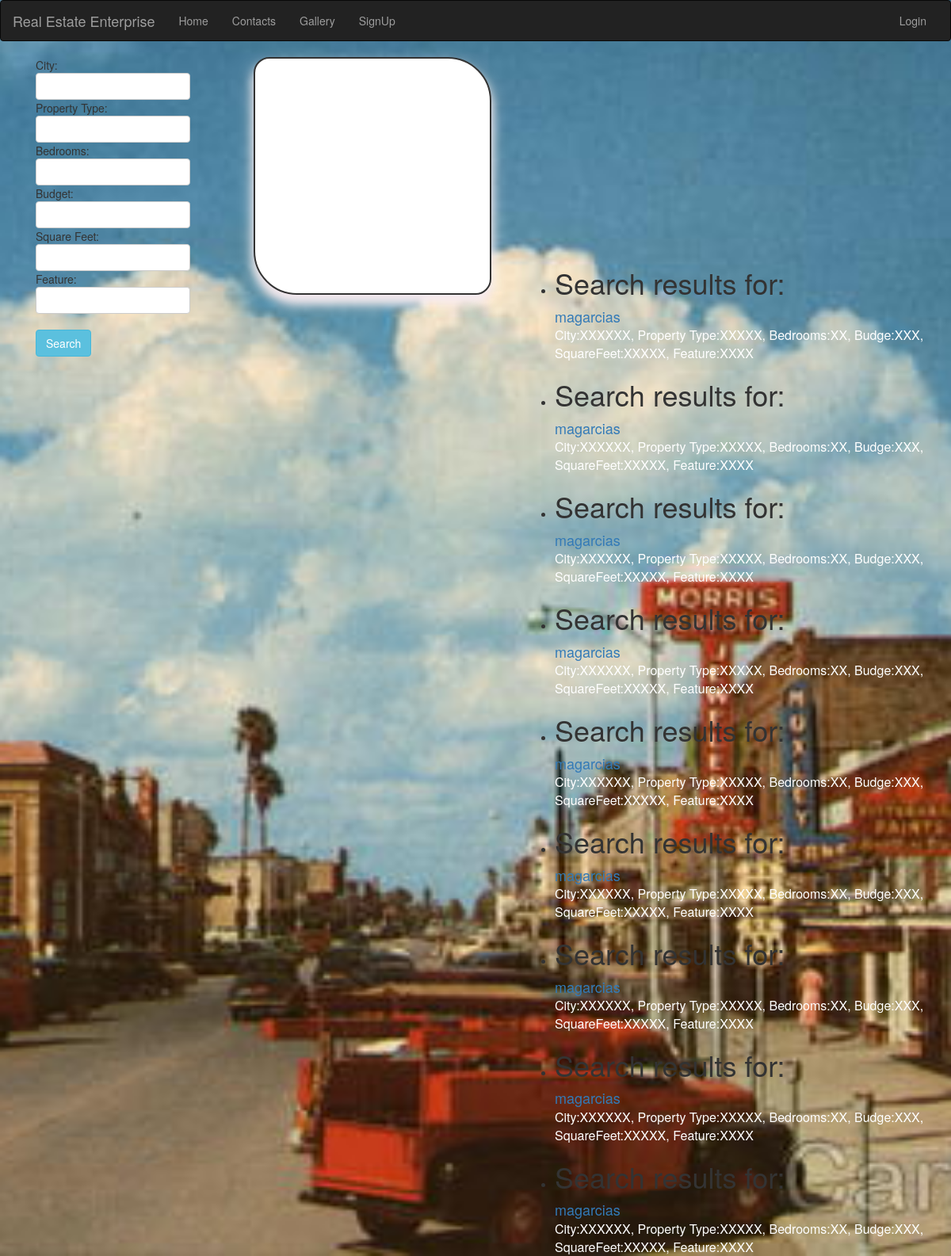
Page /search/magarcias on the committed database.
### login.py (models this page shows, shortened)
class User(UserMixin, db.Model):
    __tablename__ = 'users'
    id = db.Column('id', db.Integer, primary_key=True)
    username = db.Column('username', db.String(16))
    password_hash = db.Column(db.String(64))
    password = db.Column('password',db.String(64))
    password2 = db.Column('password2',db.String(64))
    city = db.Column('city', db.String(16))
    dob = db.Column('dob', db.String(16))
    zipcode = db.Column('zipcode',db.Integer)
    state = db.Column('state', db.String(16))
    address = db.Column('address', db.String(30))
    email = db.Column('email', db.String(25))
    confirmed = db.Column(db.Boolean, nullable=False, default=False)
    confirmed_on = db.Column(db.DateTime, nullable=True)
    name = db.Column('name', db.String(16))
    location = db.Column(db.String(64))
    about_me = db.Column(db.Text())
    posts = db.relationship('Post', backref = 'users',lazy='dynamic')

### login.py (the view)
@app.route('/search/<username>', methods=['POST', 'GET'])
def search(username):
  form = SearchForm()
  user = User.query.filter_by(username = username).first()
  posts = [
        {'author': user, 'body' : 'City:XXXXXX, Property Type:XXXXX, Bedrooms:XX, Budge:XXX, SquareFeet:XXXXX, Feature:XXXX'},
        {'author': user, 'body' : 'City:XXXXXX, Property Type:XXXXX, Bedrooms:XX, Budge:XXX, SquareFeet:XXXXX, Feature:XXXX'},
        {'author': user, 'body' : 'City:XXXXXX, Property Type:XXXXX, Bedrooms:XX, Budge:XXX, SquareFeet:XXXXX, Feature:XXXX'},
        {'author': user, 'body' : 'City:XXXXXX, Property Type:XXXXX, Bedrooms:XX, Budge:XXX, SquareFeet:XXXXX, Feature:XXXX'},
        {'author': user, 'body' : 'City:XXXXXX, Property Type:XXXXX, Bedrooms:XX, Budge:XXX, SquareFeet:XXXXX, Feature:XXXX'},
        {'author': user, 'body' : 'City:XXXXXX, Property Type:XXXXX, Bedrooms:XX, Budge:XXX, SquareFeet:XXXXX, Feature:XXXX'},
        {'author': user, 'body' : 'City:XXXXXX, Property Type:XXXXX, Bedrooms:XX, Budge:XXX, SquareFeet:XXXXX, Feature:XXXX'},
        {'author': user, 'body' : 'City:XXXXXX, Property Type:XXXXX, Bedrooms:XX, Budge:XXX, SquareFeet:XXXXX, Feature:XXXX'},
        {'author': user, 'body' : 'City:XXXXXX, Property Type:XXXXX, Bedrooms:XX, Budge:XXX, SquareFeet:XXXXX, Feature:XXXX'}
       ]
  return render_template('searchlistings.html', user=user, form = form, posts =posts)

### login.py
class SearchForm(FlaskForm):
    city = TextField('City', validators = [Required(), Length(1,16)])
    property_type = TextField('Property Type', validators = [Required(), Length(1,16)])
    bedrooms = TextAreaField('Bedrooms', validators = [Required(), Length(max=30)])
    budget = TextField('Budget', validators=[Required(), Length(max=30)])
    square_feet = TextField('Square Feet', validators=[Required(), Length(max=30)])
    feature = TextField('Feature', validators=[Required(), Length(max=30)])
    search = SubmitField('Search')

### templates/searchlistings.html (shortened to what this page needs)
{% import "bootstrap/wtf.html" as wtf %}
<html>
  <head>
  {% block head %}
      <link rel="stylesheet" href="https://maxcdn.bootstrapcdn.com/bootstrap/3.3.7/css/bootstrap.min.css">
      <link rel= "stylesheet" type= "text/css" href= "{{ url_for('static',filename='css/search.css') }}">
  {% endblock %}
  </head>
  <body>
    {% block navbar %}
    <nav class="navbar navbar-inverse" role="navigation">
      <div class="container-fluid">
        <div class="navbar-header">
          <a class="navbar-brand" href="{{url_for('homepage')}}">Real Estate Enterprise</a>
        </div>
        <div class="collapse navbar-collapse" id="myNavbar">
          <div id="edit-bar">
            <ul class="nav navbar-nav">
              <li>
                 <a href="{{url_for('homepage')}}">Home</a>
              </li>
              <li>
                 <a href="{{url_for('contact')}}">Contacts</a>
              </li>
              <li>
                 <a href="{{url_for('gallery')}}">Gallery</a>
              </li>
              {% if not current_user.is_authenticated%}
              <li>
                <a href="{{url_for('register')}}">SignUp</a>
              </li>
            </ul>
             {% endif %}
          </div>
            <ul class="nav navbar-nav navbar-right">
              {% if current_user.is_authenticated %}
                  <li>
                    <a href="{{url_for('logout') }}">Logout</a>
                  </li>
                  <li>
                    <a href="{{ url_for('user', username=current_user.username) }}">
                       Profile
                    </a>
              {% else %}</li>
                  <li>
                    <a href="{{ url_for('login') }}">Login</a>
                  </li>
              {% endif %}
            </ul>
        </div>
      </div>
    </nav>
    {% endblock %}
  {% block content %}
        <form class="form form-horizontal" method="POST" action="/search">
            <div class="col-sm-4">
              <div id="move">
                <form  id="search-bar">
                    City:<br>
                    <input type="text" class="btn btn-default"  name="firstname">
                    <br>
                    Property Type:<br>
                    <input type="text" class="btn btn-default" name="lastname"><br>
                    Bedrooms:<br>
                    <input type="text" class="btn btn-default"  name="firstname">
                    <br>
                    Budget:<br>
                    <input type="text" class="btn btn-default" name="lastname"><br>
                    Square Feet:<br>
                    <input type="text"  class="btn btn-default" name="firstname">
                    <br>
                    Feature:<br>
                    <input type="text" class="btn btn-default" name="lastname" ><br><br>
                    <input type="submit"  class="btn btn-info" value="Search"><br>
                </form>
              </div>
            </div>
        </form>
      <div class="col-sm-4" id="googlemap">
        <div id= "border-map">
            <div id="map" style="width:300px;height:300px;background:white" lat="26.314392" long="-98.163196"></div>
        </div>
      </div><br>
  <ul class="posts">
  {% for post in posts %}
  <li class="post">
    <div class="post-author">
      <h1>Search results for:</h1>
      <a href="{{ url_for('.user', username=post.author.username) }}">
        {{ post.author.username }}
      </a>
    </div>
    <div class="post-body">{{ post.body }}</div>
  </li>
  {% endfor %}
  </ul>
{% endblock %}
</body>
</html>

### static/css/search.css (style rules this page uses)
body { background:url("san.jpg") no-repeat center fixed; background-size: cover; }
#move { position: absolute; right:40%; }
#border-map { position: absolute; left:-20%; }
#map { position: absolute; left:0%; box-shadow: 0 10px 12px 0 rgba(245, 234, 239, 0.93), 0 10px 20px 0 rgba(254, 246, 241, 0.83); border: 2px solid #333; border-radius: 20px 55px; }
.posts { position: absolute; top:20%; left:55%; }
.post-body { font-size:medium; font-style: normal; color: white; }
.post-author { font-size:large; font-style: normal; }

### rows in the picture
User: author.username "magarcias" "magarcias" "magarcias" "magarcias" "magarcias" "magarcias" "magarcias" "magarcias" "magarcias"

### other values in the picture
{{ post.body }} "City:XXXXXX, Property Type:XXXXX, Bedrooms:XX, Budge:XXX, SquareFeet:XXXXX, Feature:XXXX" "City:XXXXXX, Property Type:XXXXX, Bedrooms:XX, Budge:XXX, SquareFeet:XXXXX, Feature:XXXX" "City:XXXXXX, Property Type:XXXXX, Bedrooms:XX, Budge:XXX, SquareFeet:XXXXX, Feature:XXXX" "City:XXXXXX, Property Type:XXXXX, Bedrooms:XX, Budge:XXX, SquareFeet:XXXXX, Feature:XXXX" "City:XXXXXX, Property Type:XXXXX, Bedrooms:XX, Budge:XXX, SquareFeet:XXXXX, Feature:XXXX" "City:XXXXXX, Property Type:XXXXX, Bedrooms:XX, Budge:XXX, SquareFeet:XXXXX, Feature:XXXX" "City:XXXXXX, Property Type:XXXXX, Bedrooms:XX, Budge:XXX, SquareFeet:XXXXX, Feature:XXXX" "City:XXXXXX, Property Type:XXXXX, Bedrooms:XX, Budge:XXX, SquareFeet:XXXXX, Feature:XXXX" "City:XXXXXX, Property Type:XXXXX, Bedrooms:XX, Budge:XXX, SquareFeet:XXXXX, Feature:XXXX"
